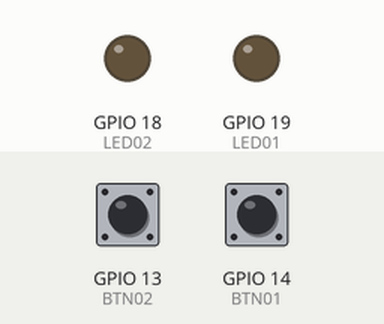
This sketch was run on a simulated ESP32. Shown: output pins drawn as LEDs (lit = HIGH). The inputs (shaded band) are chosen by the test bench; at power-on: GPIO 13 (BTN02) HIGH, GPIO 14 (BTN01) HIGH. What the sketch prints to the serial monitor is not drawn.

Above: at 1.2 s.
1.3 s: GPIO 13 (BTN02) pulled LOW for 0.15 s
At 1.37 s:
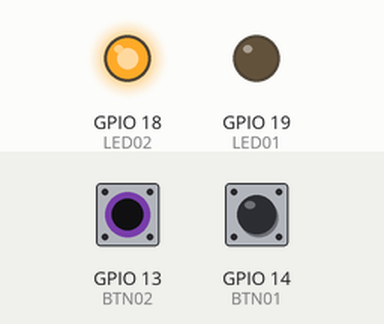
2.9 s: GPIO 14 (BTN01) pulled LOW for 0.15 s
At 2.97 s:
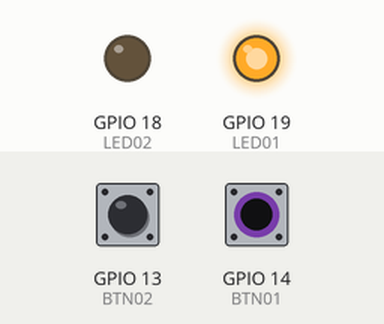
4.5 s: GPIO 14 (BTN01) pulled LOW for 3.2 s
At 8.1 s:
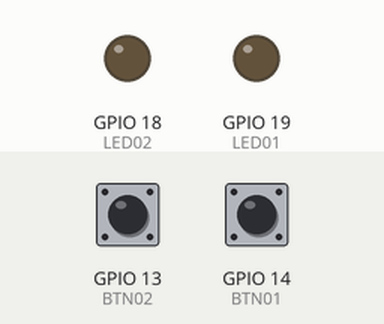
9.2 s: GPIO 13 (BTN02) pulled LOW for 3.2 s
At 10.4 s:
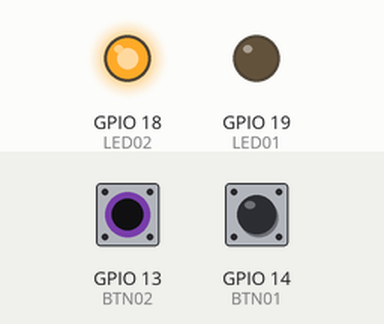
13.9 s: GPIO 13 (BTN02) driven LOW and GPIO 14 (BTN01) driven LOW
At 15.2 s:
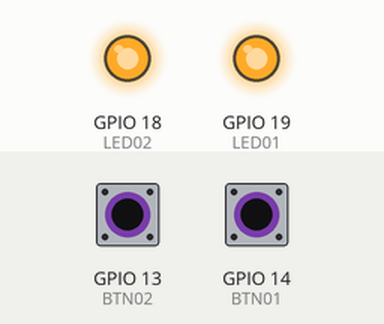
Timing chart, 0 to 16.4 s (numbered marks = the images above; inputs shaded):
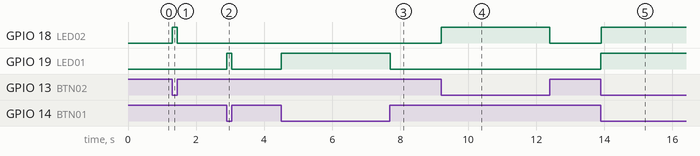

Measured:
- after the input at 1.3 s, GPIO 18 (LED02): LOW → HIGH at once, → LOW 0.15 s later
- after the input at 2.9 s, GPIO 19 (LED01): LOW → HIGH at once, → LOW 0.15 s later
- after the input at 4.5 s, GPIO 19 (LED01): LOW → HIGH at once, → LOW 3.2 s later
- after the input at 9.2 s, GPIO 18 (LED02): LOW → HIGH at once, → LOW 3.2 s later
- after the input at 13.9 s, GPIO 18 (LED02), GPIO 19 (LED01): LOW → HIGH at once

The sketch:

Aula06_Entradas_com_Saidas.ino
```cpp
// Definição de entradas, saídas e variáveis
//Saídas
#define LED01 19
#define LED02 18

//Entradas
#define BTN01 14
#define BTN02 13

//----------------------------------------------------------------//
// Código que roda somente uma única vez na inicialização
void setup() {
  Serial.begin(115200);    // Habilita a comunicação serial
  pinMode(LED01, OUTPUT);  //Configura o LED01 como saída
  pinMode(LED02, OUTPUT);  //Configura o LED02 como saída
  pinMode(BTN01, INPUT);   //Configura o botão BTN01 como entrada
  pinMode(BTN02, INPUT);   //Configura o botão BTN02 como entrada
}

// Código que roda continuamente
void loop() {
  if (digitalRead(BTN01) == LOW) {
    digitalWrite(LED01, HIGH);
    Serial.println("LED 01 ligado");
  }
  if (digitalRead(BTN01) == HIGH) {
    digitalWrite(LED01, LOW);
    Serial.println("LED 01 desligado");
  }
  if (digitalRead(BTN02) == LOW) {
    digitalWrite(LED02, HIGH);
    Serial.println("LED 02 ligado");
  }
  if (digitalRead(BTN02) == HIGH) {
    digitalWrite(LED02, LOW);
    Serial.println("LED 02 desligado");
  }
}
```
